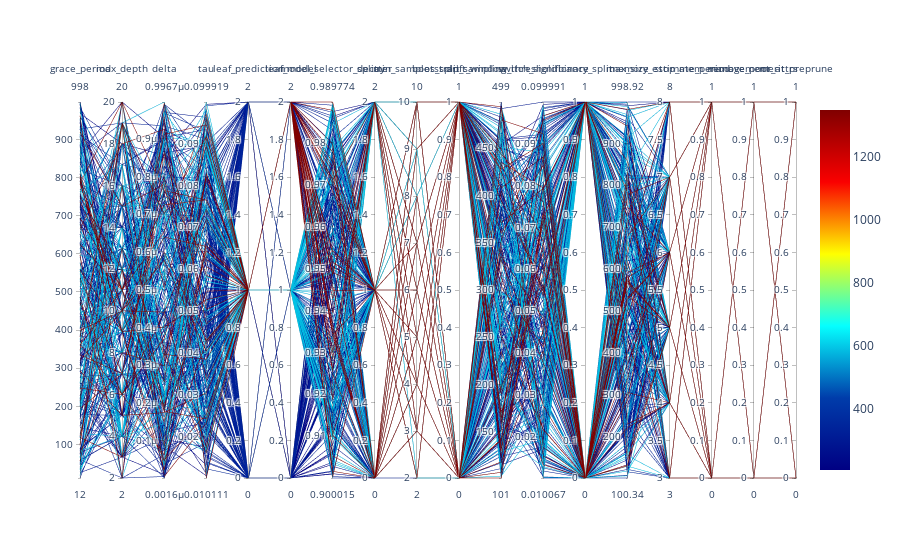

Write notebook code for a chart like this one.
### Markdown cell above
## Parallel Coordinates Plots

### Code cell
spot_tuner.parallel_plot()

### Figure 1 — Plotly figure (JSON) as saved in the notebook; plotly's stock layout.template omitted (floating-point values rounded to 4 significant figures; data arrays with more than 128 entries replaced by an {"elided": "..."} marker saying what was removed)
{"data": [{"dimensions": [{"label": "grace_period", "range": [12, 998], "values": {"elided": "334 int values"}}, {"label": "max_depth", "range": [2, 20], "values": {"elided": "334 int values"}}, {"label": "delta", "range": [1.576e-09, 9.967e-07], "values": {"elided": "334 float values"}}, {"label": "tau", "range": [0.01011, 0.09992], "values": {"elided": "334 float values"}}, {"label": "leaf_prediction", "range": [0, 2], "values": {"elided": "334 int values"}}, {"label": "leaf_model", "range": [0, 2], "values": {"elided": "334 int values"}}, {"label": "model_selector_decay", "range": [0.9, 0.9898], "values": {"elided": "334 float values"}}, {"label": "splitter", "range": [0, 2], "values": {"elided": "334 int values"}}, {"label": "min_samples_split", "range": [2, 10], "values": {"elided": "334 int values"}}, {"label": "bootstrap_sampling", "range": [0, 1], "values": {"elided": "334 int values"}}, {"label": "drift_window_threshold", "range": [101, 499], "values": {"elided": "334 int values"}}, {"label": "switch_significance", "range": [0.01007, 0.09999], "values": {"elided": "334 float values"}}, {"label": "binary_split", "range": [0, 1], "values": {"elided": "334 int values"}}, {"label": "max_size", "range": [100.3, 998.9], "values": {"elided": "334 float values"}}, {"label": "memory_estimate_period", "range": [3, 8], "values": {"elided": "334 int values"}}, {"label": "stop_mem_management", "range": [0, 1], "values": {"elided": "334 int values"}}, {"label": "remove_poor_attrs", "range": [0, 1], "values": {"elided": "334 int values"}}, {"label": "merit_preprune", "range": [0, 1], "values": {"elided": "334 int values"}}], "line": {"cmax": 1348.0, "cmin": 205.2, "color": {"elided": "334 float values"}, "colorscale": [[0, "rgb(0,0,131)"], [0.2, "rgb(0,60,170)"], [0.4, "rgb(5,255,255)"], [0.6, "rgb(255,255,0)"], [0.8, "rgb(250,0,0)"], [1, "rgb(128,0,0)"]], "showscale": true}, "type": "parcoords"}], "layout": {}}
